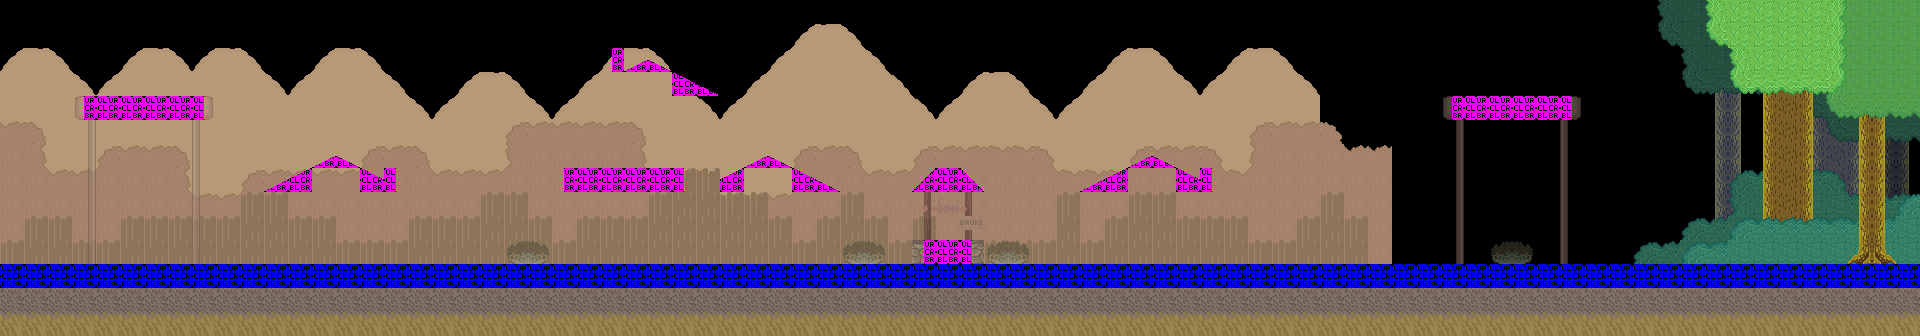

This game map was drawn from its Tiled (.tmx) file and the tilesets committed beside it. A one-line description and the trimmed map source follow:
An orthogonal 80x14 tile map with 24x24 px tiles, 10 tile layers (mountains, treeline, reeds, bg_trunks, ...), 2 tilesets and 21 objects (8x door, 6x npc, 3x building, cow, climbable, ...).

<map version="1.0" orientation="orthogonal" renderorder="right-down" width="80" height="14" tilewidth="24" tileheight="24" nextobjectid="22">
 <properties>
  <property name="blue" value="124" />
  <property name="floor" value="9" />
  <property name="green" value="163" />
  <property name="overworldName" value="town_1" />
  <property name="red" value="195" />
  <property name="soundtrack" value="town" />
  <property name="title" value="Town" />
 </properties>
 <tileset firstgid="1" name="town" tilewidth="24" tileheight="24" tilecount="120">
  <image source="../images/tilesets/town.png" width="360" height="192" />
 </tileset>
 <tileset firstgid="121" name="collisions" tilewidth="24" tileheight="24" tilecount="546">
  <image source="../images/tilesets/collisions.png" width="632" height="512" />
 </tileset>
 <layer name="mountains" width="80" height="14">
  <properties>
   <property name="parallax" value="0.2" />
  </properties>
  <data>[1120 cells, 459 non-empty, 3 distinct tile ids]</data>
 </layer>
 <layer name="treeline" width="80" height="14">
  <properties>
   <property name="parallax" value="0.5" />
  </properties>
  <data>[1120 cells, 273 non-empty, 3 distinct tile ids]</data>
 </layer>
 <layer name="reeds" width="80" height="14">
  <properties>
   <property name="parallax" value="0.9" />
  </properties>
  <data>[1120 cells, 128 non-empty, 6 distinct tile ids]</data>
 </layer>
 <layer name="bg_trunks" width="80" height="14">
  <data>[1120 cells, 54 non-empty, 6 distinct tile ids]</data>
 </layer>
 <layer name="bg_needles" width="80" height="14">
  <data>[1120 cells, 83 non-empty, 10 distinct tile ids]</data>
 </layer>
 <layer name="bg_leaves" width="80" height="14">
  <data>[1120 cells, 45 non-empty, 6 distinct tile ids]</data>
 </layer>
 <layer name="buildings" width="80" height="14">
  <data>[1120 cells, 274 non-empty, 8 distinct tile ids]</data>
 </layer>
 <layer name="foreground" width="80" height="14" opacity="0.56">
  <data>[1120 cells, 0 non-empty, 0 distinct tile ids]</data>
 </layer>
 <layer name="accents" width="80" height="14" opacity="0.49">
  <data>[1120 cells, 56 non-empty, 21 distinct tile ids]</data>
 </layer>
 <layer name="collision" width="80" height="14">
  <data>[1120 cells, 126 non-empty, 10 distinct tile ids]</data>
 </layer>
 <objectgroup color="#000000" name="nodes">
  <object id="1" type="cow" x="415" y="206" width="114" height="60" />
  <object id="2" name="main" type="door" x="48" y="216" width="24" height="48" />
  <object id="3" type="door" x="1896" y="120" width="24" height="144">
   <properties>
    <property name="instant" value="true" />
    <property name="level" value="treeline" />
    <property name="to" value="main" />
   </properties>
  </object>
  <object id="4" name="tavern" type="door" x="360" y="216" width="24" height="48">
   <properties>
    <property name="level" value="tavern" />
    <property name="to" value="main" />
   </properties>
  </object>
  <object id="5" name="blacksmith" type="building" x="1080" y="144" width="144" height="120">
   <properties>
    <property name="trigger" value="blacksmith-dead" />
   </properties>
  </object>
  <object id="6" name="blacksmith" type="door" x="1176" y="216" width="24" height="48">
   <properties>
    <property name="level" value="blacksmith" />
    <property name="to" value="main" />
   </properties>
  </object>
  <object id="7" name="house" type="door" x="768" y="216" width="24" height="48">
   <properties>
    <property name="level" value="house" />
    <property name="to" value="main" />
   </properties>
  </object>
  <object id="8" type="climbable" x="567" y="165" width="1" height="100" />
  <object id="9" name="rock" type="material" x="1776" y="240" width="24" height="24" />
  <object id="10" type="door" x="0" y="0" width="24" height="264">
   <properties>
    <property name="instant" value="true" />
    <property name="level" value="forest-2" />
    <property name="to" value="next" />
   </properties>
  </object>
  <object id="11" name="next" type="door" x="1848" y="216" width="24" height="48" />
  <object id="12" name="townsperson" type="npc" x="840" y="216" width="48" height="48" />
  <object id="13" name="townknight" type="npc" x="1050" y="210" width="70" height="55" />
  <object id="14" name="oldman" type="npc" x="648" y="232" width="24" height="24" />
  <object id="15" name="upstairs" type="door" x="648" y="120" width="24" height="50">
   <properties>
    <property name="level" value="upstairs" />
    <property name="to" value="main" />
   </properties>
  </object>
  <object id="16" name="townlady" type="npc" x="600" y="134" width="48" height="48">
   <properties>
    <property name="foreground" value="true" />
   </properties>
  </object>
  <object id="17" name="hilda" type="npc" x="480" y="216" width="48" height="48" />
  <object id="18" type="enemy" x="1530" y="192" width="71" height="70">
   <properties>
    <property name="enemytype" value="acornBoss" />
   </properties>
  </object>
  <object id="19" name="jumpinggirl" type="npc" x="582" y="120" width="24" height="48" />
  <object id="20" name="tavern" type="building" x="264" y="144" width="144" height="120" />
  <object id="21" name="house" type="building" x="552" y="24" width="288" height="240" />
 </objectgroup>
</map>
